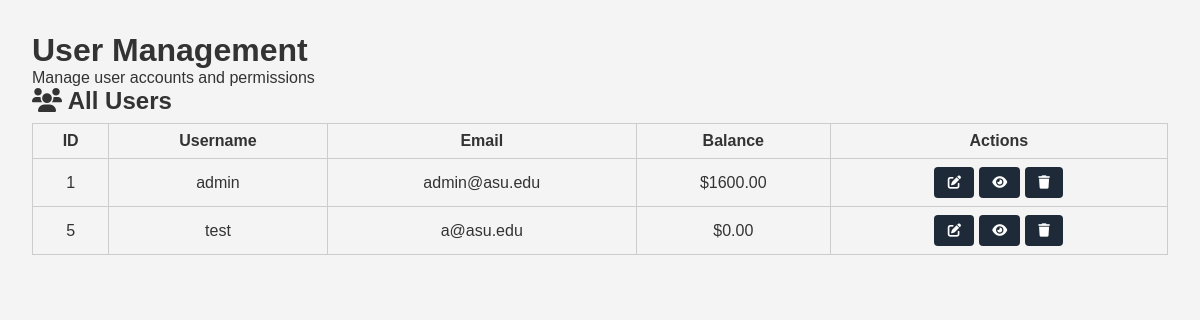
/admin/users (signed in), run on an earlier commit of the app's database.
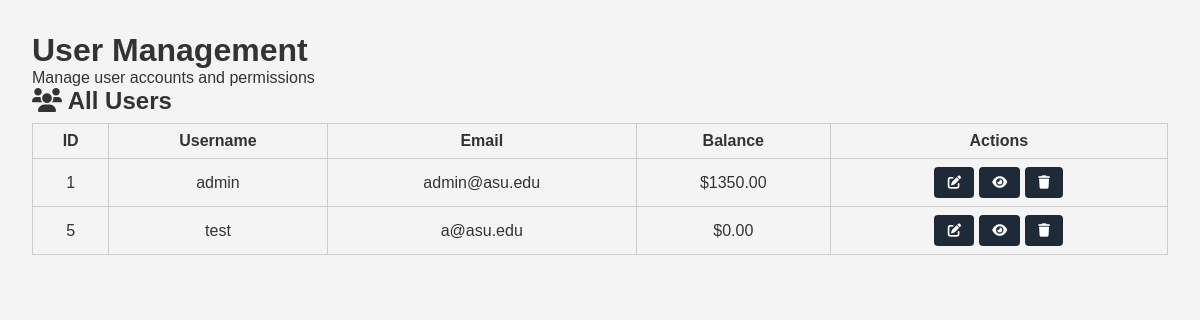
And on a later commit of the database.
### tables this page shows
CREATE TABLE users (
    user_id INTEGER PRIMARY KEY AUTOINCREMENT,
    username TEXT NOT NULL UNIQUE,
    email TEXT NOT NULL UNIQUE,
    balance REAL DEFAULT 0.0,
    password_hash TEXT NOT NULL,
    is_admin INTEGER DEFAULT 0
);

### app.py (the view)
@app.route('/admin/users')
def admin_users():
    check = require_admin()
    if check:
        return check
    conn = get_db_connection()
    users = conn.execute('SELECT user_id, username, email, balance FROM users').fetchall()
    conn.close()
    return render_template('admin_users.html', users=users)

### app.py (called while the page is built)
def get_db_connection():
    conn = sqlite3.connect(DB_NAME)
    conn.row_factory = sqlite3.Row
    return conn

def require_admin():
    if 'user_id' not in session:
        flash("You must be logged in.", "error")
        return redirect(url_for('login'))
    conn = get_db_connection()
    user = conn.execute(
        'SELECT is_admin FROM users WHERE user_id = ?',
        (session['user_id'],)
    ).fetchone()
    conn.close()
    if not user:
        flash("User not found.", "error")
        return redirect(url_for('login'))
    is_admin = user['is_admin'] if 'is_admin' in user.keys() else 0
    if int(is_admin) != 1:
        flash("Administrator access required.", "error")
        if 'user_id' in session:
            return redirect(url_for('dashboard', user_id=session.get('user_id')))
        return redirect(url_for('login'))
    return None

### templates/admin_users.html (shortened to what this page needs)
<!DOCTYPE html>
<html lang="en">
<head>
  <link rel="stylesheet" href="{{ url_for('static', filename='styles.css') }}">
  <link href="https://cdnjs.cloudflare.com/ajax/libs/font-awesome/6.0.0/css/all.min.css" rel="stylesheet">
</head>
<body>
  <main class="dashboard-container">
    <div class="welcome-section">
      <h1>User Management</h1>
      <p>Manage user accounts and permissions</p>
    </div>
    <div class="content-grid">
      <div class="card">
        <div class="card-header">
          <h2><i class="fas fa-users"></i> All Users</h2>
        </div>
        <div class="card-content">
          {% if users %}
            <div class="users-table">
              <table>
                <thead>
                  <tr>
                    <th>ID</th>
                    <th>Username</th>
                    <th>Email</th>
                    <th>Balance</th>
                    <th>Actions</th>
                  </tr>
                </thead>
                <tbody>
                  {% for user in users %}
                    <tr>
                      <td>{{ user.user_id }}</td>
                      <td class="username-cell">{{ user.username }}</td>
                      <td>{{ user.email }}</td>
                      <td class="balance-cell">${{ "%.2f"|format(user.balance) }}</td>
                      <td class="actions-cell">
					<form action="{{ url_for('admin_user_edit', user_id=user.user_id) }}"
						  method="GET"
						  style="display:inline;">
					  <button class="btn-icon" title="Edit User">
						<i class="fas fa-edit"></i>
					  </button>
					</form>
					<form action="{{ url_for('admin_user_portfolio', user_id=user.user_id) }}"
						  method="GET"
						  style="display:inline;">
					  <button class="btn-icon" title="View Portfolio">
						<i class="fas fa-eye"></i>
					  </button>
					</form>
					<form action="{{ url_for('admin_user_delete', user_id=user.user_id) }}"
						  method="POST"
						  style="display:inline;"
						  onsubmit="return confirm('Are you sure you want to delete this user? This action cannot be undone.');">
					  <button class="btn-icon" title="Delete User">
						<i class="fas fa-trash"></i>
					  </button>
					</form>
                      </td>
                    </tr>
                  {% endfor %}
                </tbody>
              </table>
            </div>
          {% endif %}
        </div>
      </div>
    </div>
  </main>
</body>
</html>

What changed in the data, as far as the page shows it:
changed users "admin": balance "1600.00" → "1350.00"
